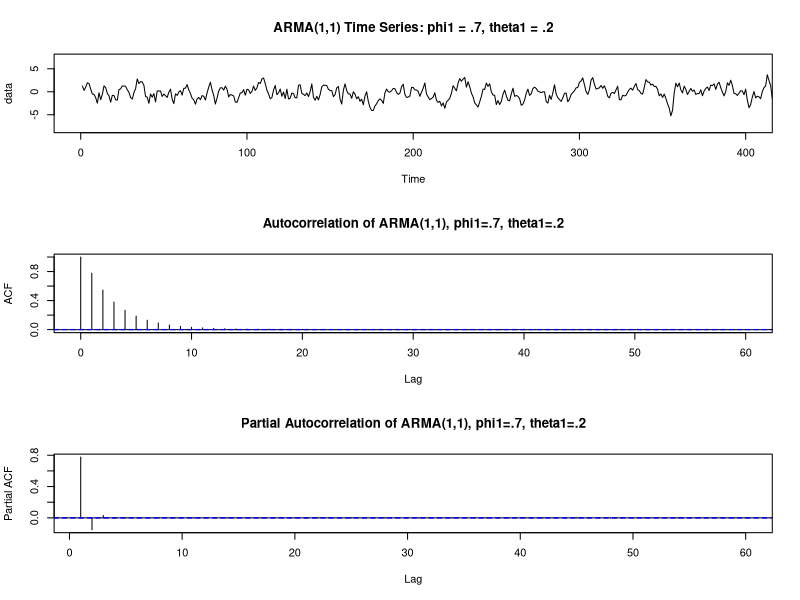

This chart was generated by the following R code:
rm(list=ls(all=TRUE))
set.seed(500)

data <- arima.sim(list(order = c(1,0,1), ar=.7, ma=.2), n = 1000000)
par(mfcol = c(3,1))
plot(data, main="ARMA(1,1) Time Series: phi1 = .7, theta1 = .2",
     xlim = c(0,400)) # first terms
acf(data, main="Autocorrelation of ARMA(1,1), phi1=.7, theta1=.2")
acf(data, type="partial",
    main="Partial Autocorrelation of ARMA(1,1), phi1=.7, theta1=.2")

